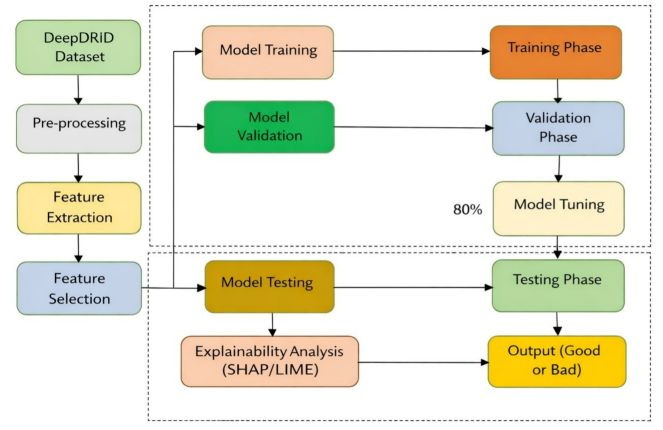
#> input picture backend/uploads/232323.jpg, 663 x 430 px
$ python -i feature_extraction.py   (imports and definitions only)   (older library calls are emulated)
#> lines starting #> are read from the running program, lines starting #| are printed output that depends on the picture
import cv2
import numpy as np
from skimage.feature import graycomatrix, graycoprops
from skimage.filters import sobel

def extract_features(image_path):
#> called with image_path = 'uploads/232323.jpg'
    img = cv2.imread(image_path)
#> img is the input picture: shape (430, 663, 3); mean B, G, R 212.7, 230.8, 232.3
    if img is None:
        raise ValueError("Invalid image")

    img = cv2.resize(img, (512, 512))
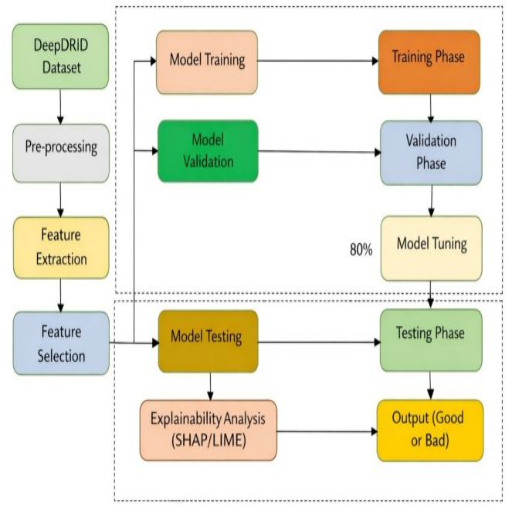
#> img: shape (512, 512, 3); mean B, G, R 212.6, 230.7, 232.2
    gray = cv2.cvtColor(img, cv2.COLOR_BGR2GRAY)
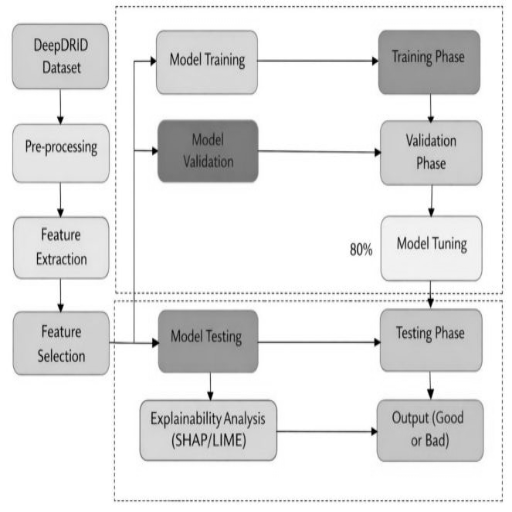
#> gray: shape (512, 512); min 0, max 255, mean 229.1

    features = []

    # Statistical features
    features.extend([
        np.mean(gray),
        np.std(gray),
        np.var(gray)
    ])

    # GLCM texture features
    glcm = graycomatrix(
        gray,
        distances=[1],
        angles=[0],
        levels=256,
        symmetric=True,
        normed=True
    )

    features.extend([
        graycoprops(glcm, 'contrast')[0, 0],
        graycoprops(glcm, 'energy')[0, 0],
        graycoprops(glcm, 'homogeneity')[0, 0],
        graycoprops(glcm, 'correlation')[0, 0]
    ])

    # Blur / edge feature
    features.append(np.mean(sobel(gray)))

    return np.array(features).reshape(1, -1)

>>> result = extract_features('uploads/232323.jpg')
